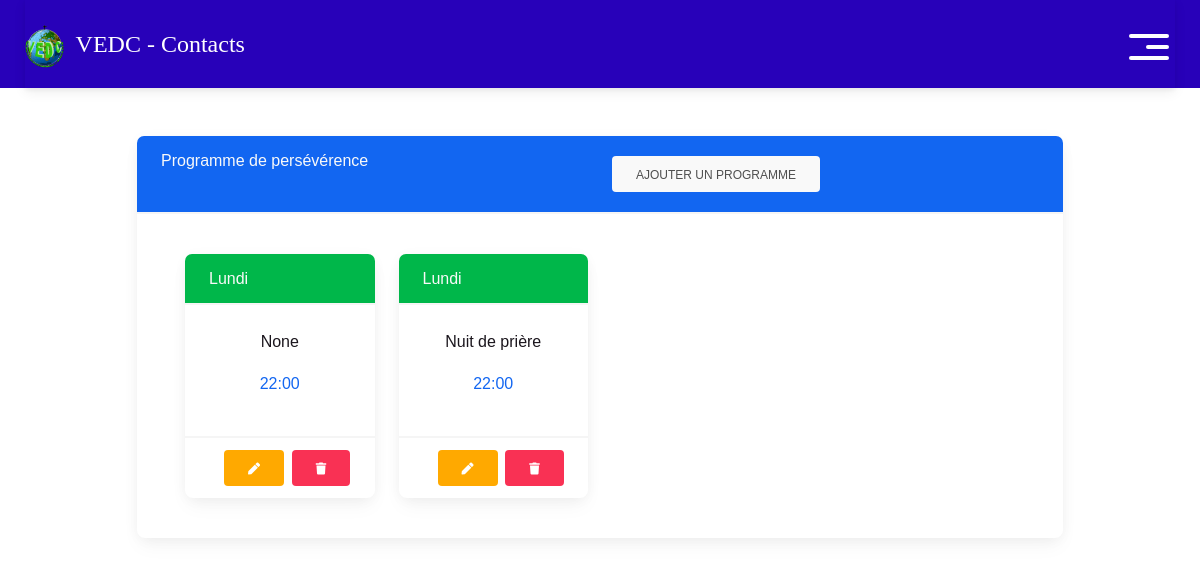
Page /assemblees_management/ (signed in) on the committed database.
### main/models.py (models this page shows)
class Programme(models.Model):
    assemble = models.ForeignKey("Assemblee", related_name='assamble_programme', on_delete=models.CASCADE)
    JOUR_CHOICES = [
        ('Lundi', 'Lundi'),
        ('Mardi', 'Mardi'),
        ('Mercredi', 'Mercredi'),
        ('Jeudi', 'Jeudi'),
        ('Vendredi', 'Vendredi'),
        ('Samedi', 'Samedi'),
        ('Dimanche', 'Dimanche'),
    ]
    jour = models.CharField(choices = JOUR_CHOICES, max_length=50)
    Heure = models.TimeField(auto_now=False, auto_now_add=False)
    Titre = models.CharField(max_length=50, null = True)

### main/views.py (the view)
# urls.py: path("assemblees_management/", views.assemblees_management, name="assemblees_management"),
@login_required
@is_encadreur_required
def assemblees_management(request):
    context = {}
    connected_user = request.user
    connected_account = Personne.objects.get(user = connected_user)
    assemby = connected_account.assemblee
    all_programme = Programme.objects.filter(assemble = assemby)
    context['all_programme'] = all_programme
    return render(request, 'gerer_assemblée.html', context)

### templates/gerer_assemblée.html (shortened to what this page needs)
{% extends 'base.html' %}
{% block content %}
<div class="container">
    <div class="row justify-content-center my-5">
        <div class="col-10 col-sm-10">
            <div class="card">
                <div class="card-header bg-primary text-light">
                    <div class="row">
                        <div class="col-md-6">
                            Programme de persévérence
                        </div>
                        <div class="col-md-6 my-2">
                            <a href="{% url 'add_programme' %}" class="btn btn-light">Ajouter un programme</a>
                        </div>
                    </div>
                </div>
                <div class="card-body">
                        <div class="container">
                            <div class="row">
                                {% for item in all_programme %}
                                    <div class="col-12 col-md-3  my-3 col-sm-12 col-xm-12">
                                        <div class="card">
                                            <div class="card-header bg-success text-light">
                                                <div class="row">
                                                    <div class="col-12">
                                                        {{item.jour}}
                                                    </div>
                                                </div>
                                            </div>
                                            <div class="card-body text-center">
                                                <p> {{item.Titre}}</p>
                                                <p class="text-primary">{{item.Heure}}</p>
                                            </div>
                                            <div class="card-footer">
                                                <div class="col-12">
                                                    <div class="row">
                                                        <div class="col-6">
                                                            <a href="" class="btn btn-warning"> <i class="fa fa-pen" aria-hidden="true"></i> </a>
                                                        </div>
                                                        <div class="col-6">
                                                            <a href="" class="btn btn-danger"> <i class="fa fa-trash" aria-hidden="true"></i> </a>
                                                        </div>
                                                    </div>
                                                </div>
                                            </div>
                                        </div>
                                    </div>
                                {% endfor %}
                            </div>
                        </div>
                </div>
            </div>
        </div>
    </div>
</div>
{% endblock content %}

### static/css/style.css (style rules this page uses)
body { font-family: "Raleway", sans-serif; color: #1b161d; background-color: #ffffff; }
a, a:hover, a:focus { text-decoration: none; }
.btn, .btn:focus { outline: none !important; box-shadow: none; }

### templates/base.html (style rules this page uses)
body { font-family: "Raleway", sans-serif; color: #1b161d; background-color: #ffffff; }
a, a:hover, a:focus { text-decoration: none; }
.btn, .btn:focus { outline: none !important; box-shadow: none; }
* { font-family: arial; }

### rows in the picture
Programme: jour "Lundi", Titre "None", Heure "22:00"
Programme: jour "Lundi", Titre "Nuit de prière", Heure "22:00"
